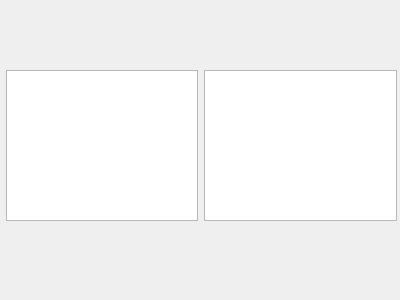
<?xml version="1.0" encoding="UTF-8"?>
<ui version="4.0">
 <class>Form</class>
 <widget class="QWidget" name="Form">
  <property name="windowModality">
   <enum>Qt::WindowModal</enum>
  </property>
  <property name="geometry">
   <rect>
    <x>0</x>
    <y>0</y>
    <width>400</width>
    <height>300</height>
   </rect>
  </property>
  <property name="sizePolicy">
   <sizepolicy hsizetype="Expanding" vsizetype="Expanding">
    <horstretch>0</horstretch>
    <verstretch>0</verstretch>
   </sizepolicy>
  </property>
  <property name="windowTitle">
   <string>Form</string>
  </property>
  <widget class="QWidget" name="horizontalLayoutWidget">
   <property name="geometry">
    <rect>
     <x>6</x>
     <y>70</y>
     <width>391</width>
     <height>151</height>
    </rect>
   </property>
   <layout class="QHBoxLayout" name="horizontalLayout">
    <item>
     <widget class="QListWidget" name="listWidget"/>
    </item>
    <item>
     <widget class="QTableView" name="tableView"/>
    </item>
   </layout>
  </widget>
 </widget>
 <resources/>
 <connections/>
</ui>
